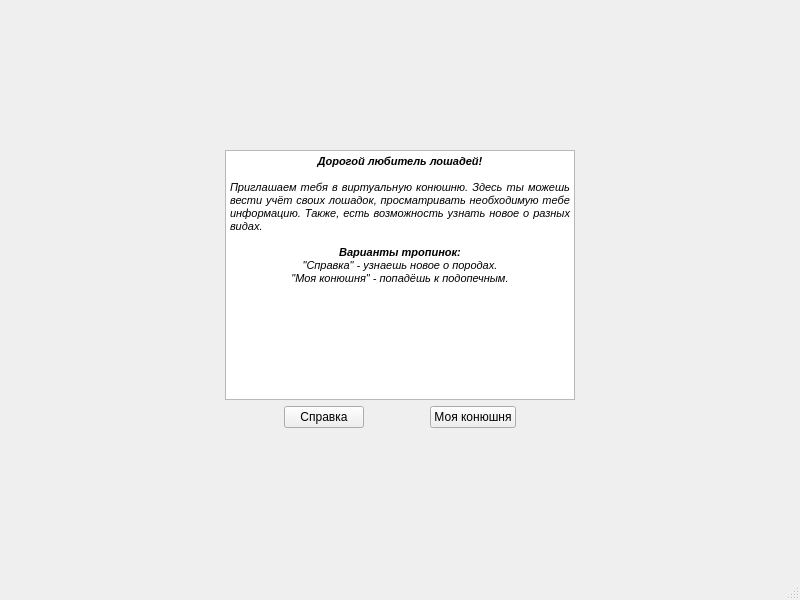
<?xml version="1.0" encoding="UTF-8"?>
<ui version="4.0">
 <class>change</class>
 <widget class="QMainWindow" name="change">
  <property name="geometry">
   <rect>
    <x>0</x>
    <y>0</y>
    <width>800</width>
    <height>600</height>
   </rect>
  </property>
  <property name="windowTitle">
   <string>MainWindow</string>
  </property>
  <widget class="QWidget" name="centralwidget">
   <layout class="QGridLayout" name="gridLayout">
    <item row="0" column="1">
     <spacer name="verticalSpacer">
      <property name="orientation">
       <enum>Qt::Vertical</enum>
      </property>
      <property name="sizeHint" stdset="0">
       <size>
        <width>20</width>
        <height>158</height>
       </size>
      </property>
     </spacer>
    </item>
    <item row="1" column="0">
     <spacer name="horizontalSpacer_4">
      <property name="orientation">
       <enum>Qt::Horizontal</enum>
      </property>
      <property name="sizeHint" stdset="0">
       <size>
        <width>237</width>
        <height>20</height>
       </size>
      </property>
     </spacer>
    </item>
    <item row="1" column="1" colspan="2">
     <layout class="QVBoxLayout" name="verticalLayout">
      <item>
       <widget class="QTextBrowser" name="textBrowser">
        <property name="minimumSize">
         <size>
          <width>350</width>
          <height>250</height>
         </size>
        </property>
        <property name="html">
         <string>&lt;!DOCTYPE HTML PUBLIC &quot;-//W3C//DTD HTML 4.0//EN&quot; &quot;http://www.w3.org/TR/REC-html40/strict.dtd&quot;&gt;
&lt;html&gt;&lt;head&gt;&lt;meta name=&quot;qrichtext&quot; content=&quot;1&quot; /&gt;&lt;style type=&quot;text/css&quot;&gt;
p, li { white-space: pre-wrap; }
&lt;/style&gt;&lt;/head&gt;&lt;body style=&quot; font-family:'MS Shell Dlg 2'; font-size:8pt; font-weight:400; font-style:normal;&quot;&gt;
&lt;p align=&quot;center&quot; style=&quot; margin-top:0px; margin-bottom:0px; margin-left:0px; margin-right:0px; -qt-block-indent:0; text-indent:0px;&quot;&gt;&lt;span style=&quot; font-family:'MS Shell Dlg 2'; font-weight:600; font-style:italic;&quot;&gt;Дорогой любитель лошадей!&lt;/span&gt;&lt;/p&gt;
&lt;p align=&quot;justify&quot; style=&quot;-qt-paragraph-type:empty; margin-top:0px; margin-bottom:0px; margin-left:0px; margin-right:0px; -qt-block-indent:0; text-indent:0px; font-family:'MS Shell Dlg 2';&quot;&gt;&lt;br /&gt;&lt;/p&gt;
&lt;p align=&quot;justify&quot; style=&quot; margin-top:0px; margin-bottom:0px; margin-left:0px; margin-right:0px; -qt-block-indent:0; text-indent:0px;&quot;&gt;&lt;span style=&quot; font-family:'MS Shell Dlg 2'; font-style:italic;&quot;&gt;Приглашаем тебя в виртуальную конюшню. Здесь ты можешь вести учёт своих лошадок, просматривать необходимую тебе информацию. Также, есть возможность узнать новое о разных видах. &lt;/span&gt;&lt;/p&gt;
&lt;p align=&quot;center&quot; style=&quot;-qt-paragraph-type:empty; margin-top:0px; margin-bottom:0px; margin-left:0px; margin-right:0px; -qt-block-indent:0; text-indent:0px; font-family:'MS Shell Dlg 2';&quot;&gt;&lt;br /&gt;&lt;/p&gt;
&lt;p align=&quot;center&quot; style=&quot; margin-top:0px; margin-bottom:0px; margin-left:0px; margin-right:0px; -qt-block-indent:0; text-indent:0px;&quot;&gt;&lt;span style=&quot; font-family:'MS Shell Dlg 2'; font-weight:600; font-style:italic;&quot;&gt;Варианты тропинок:&lt;/span&gt;&lt;/p&gt;
&lt;p align=&quot;center&quot; style=&quot; margin-top:0px; margin-bottom:0px; margin-left:0px; margin-right:0px; -qt-block-indent:0; text-indent:0px;&quot;&gt;&lt;span style=&quot; font-family:'MS Shell Dlg 2'; font-style:italic;&quot;&gt;&amp;quot;Справка&amp;quot; - узнаешь новое о породах.&lt;/span&gt;&lt;/p&gt;
&lt;p align=&quot;center&quot; style=&quot; margin-top:0px; margin-bottom:0px; margin-left:0px; margin-right:0px; -qt-block-indent:0; text-indent:0px;&quot;&gt;&lt;span style=&quot; font-family:'MS Shell Dlg 2'; font-style:italic;&quot;&gt;&amp;quot;Моя конюшня&amp;quot; - попадёшь к подопечным.&lt;/span&gt;&lt;/p&gt;&lt;/body&gt;&lt;/html&gt;</string>
        </property>
       </widget>
      </item>
      <item>
       <layout class="QHBoxLayout" name="horizontalLayout">
        <item>
         <spacer name="horizontalSpacer">
          <property name="orientation">
           <enum>Qt::Horizontal</enum>
          </property>
          <property name="sizeHint" stdset="0">
           <size>
            <width>40</width>
            <height>20</height>
           </size>
          </property>
         </spacer>
        </item>
        <item>
         <widget class="QPushButton" name="pushButtonReference">
          <property name="text">
           <string>Справка</string>
          </property>
         </widget>
        </item>
        <item>
         <spacer name="horizontalSpacer_2">
          <property name="orientation">
           <enum>Qt::Horizontal</enum>
          </property>
          <property name="sizeHint" stdset="0">
           <size>
            <width>40</width>
            <height>20</height>
           </size>
          </property>
         </spacer>
        </item>
        <item>
         <widget class="QPushButton" name="pushButtoStartAuthen">
          <property name="text">
           <string>Моя конюшня</string>
          </property>
         </widget>
        </item>
        <item>
         <spacer name="horizontalSpacer_3">
          <property name="orientation">
           <enum>Qt::Horizontal</enum>
          </property>
          <property name="sizeHint" stdset="0">
           <size>
            <width>40</width>
            <height>20</height>
           </size>
          </property>
         </spacer>
        </item>
       </layout>
      </item>
     </layout>
    </item>
    <item row="1" column="3">
     <spacer name="horizontalSpacer_5">
      <property name="orientation">
       <enum>Qt::Horizontal</enum>
      </property>
      <property name="sizeHint" stdset="0">
       <size>
        <width>237</width>
        <height>20</height>
       </size>
      </property>
     </spacer>
    </item>
    <item row="2" column="2">
     <spacer name="verticalSpacer_2">
      <property name="orientation">
       <enum>Qt::Vertical</enum>
      </property>
      <property name="sizeHint" stdset="0">
       <size>
        <width>20</width>
        <height>157</height>
       </size>
      </property>
     </spacer>
    </item>
   </layout>
  </widget>
  <widget class="QMenuBar" name="menubar">
   <property name="geometry">
    <rect>
     <x>0</x>
     <y>0</y>
     <width>800</width>
     <height>17</height>
    </rect>
   </property>
  </widget>
  <widget class="QStatusBar" name="statusbar"/>
 </widget>
 <resources/>
 <connections/>
</ui>
